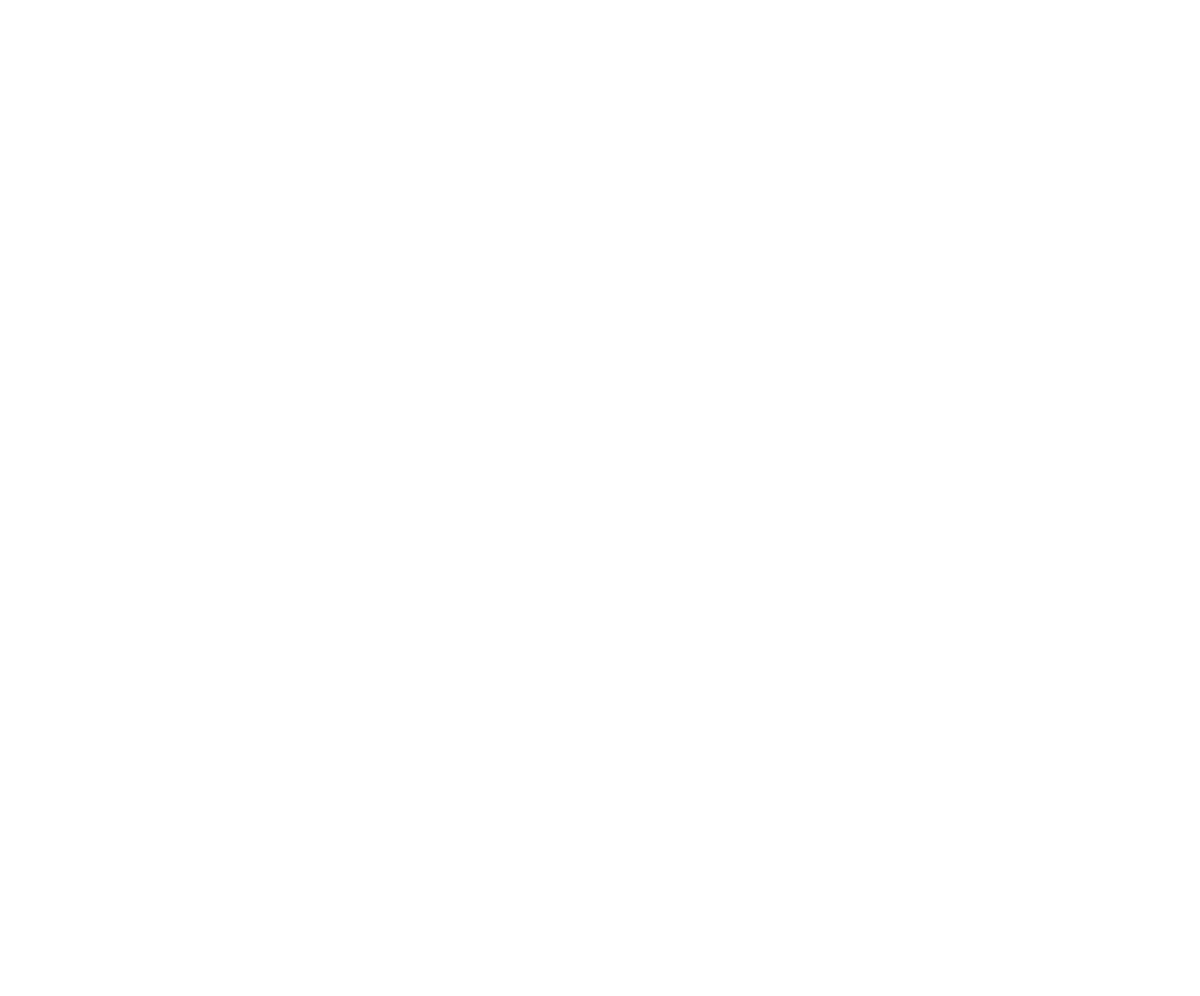
Frame 1 (no input)
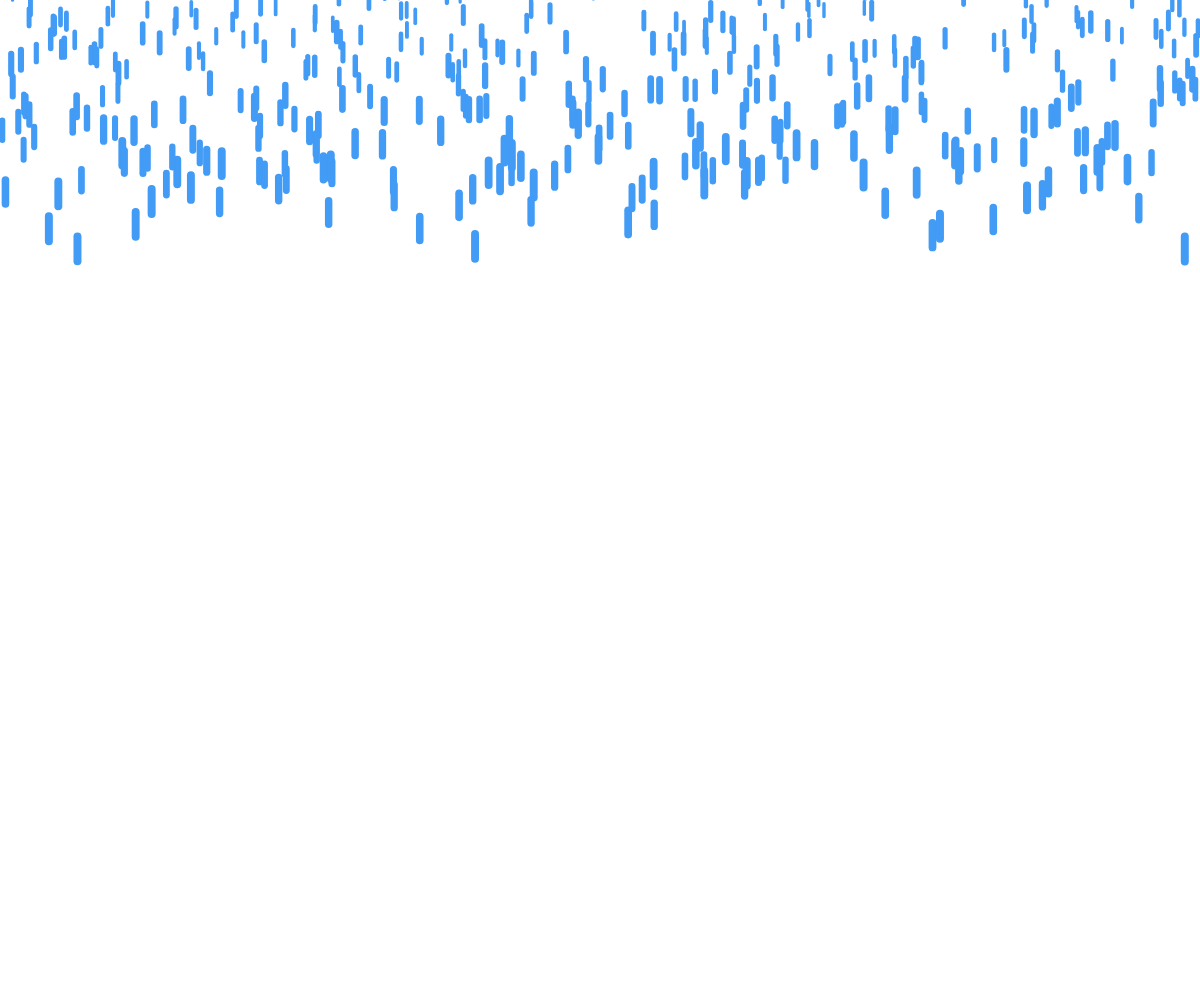
Frame 60 (no input)
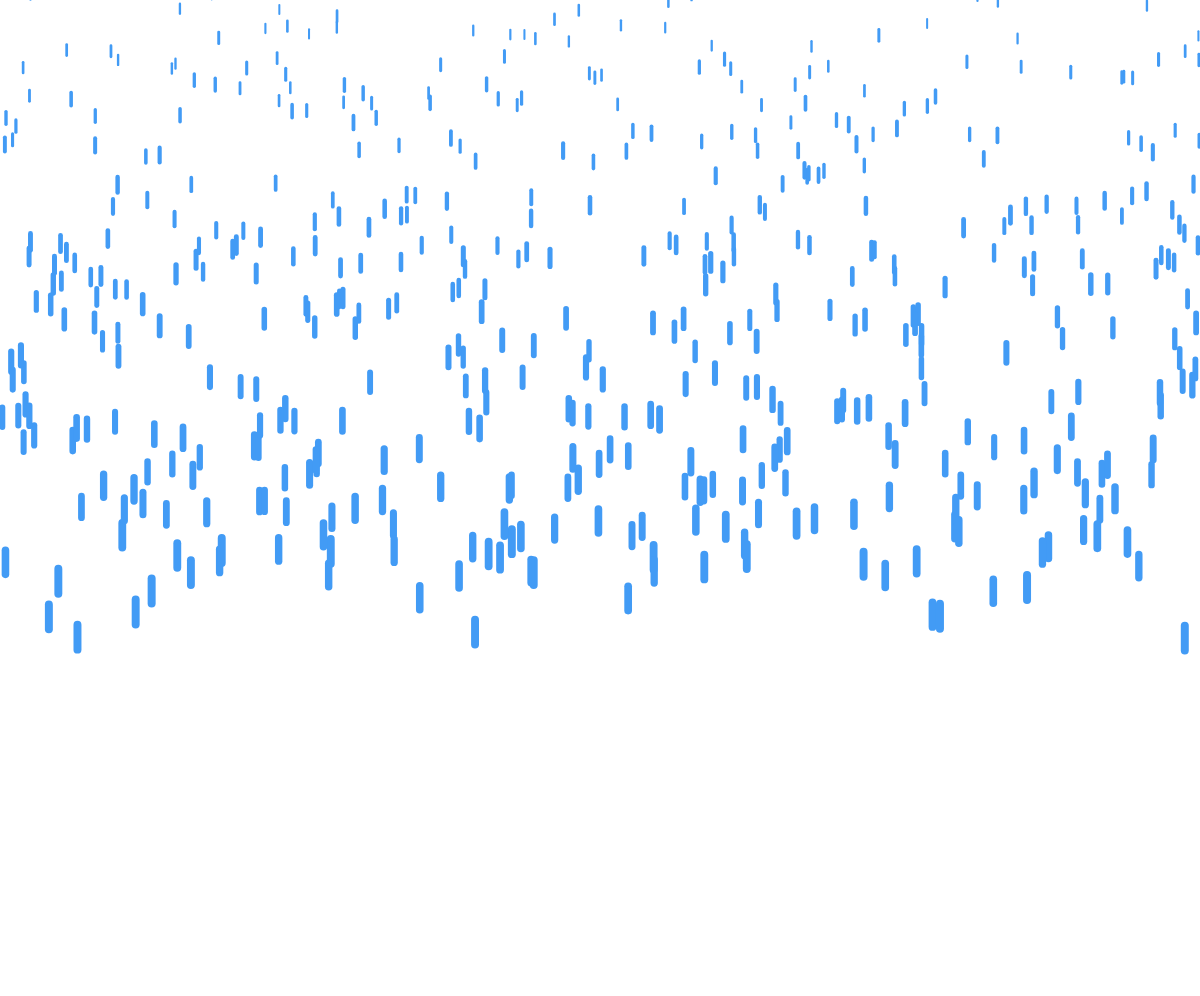
Frame 120 (the mouse pressed at the canvas centre since frame 60)

The p5.js sketch that drew these frames (run headless with seeded random() and noise() and a simulated clock; from frame 60 on, the mouse is pressed at the canvas centre):

// p5.js sketch
// ── sketch.js
var lines = new Array(500);

function setup() {
  createCanvas(windowWidth,windowHeight-4);
  background(255);
  for(let i=0;i<lines.length;i++){
    lines[i] = new Line();
  }
}


function draw() {
  background(255);
  stroke(66, 155, 245);
  for(let i=0;i<lines.length;i++){
    lines[i].calculate();
    lines[i].write();
  }
}

function windowResized(){
    resizeCanvas(windowWidth,windowHeight-4);
}

class Line{


  constructor(){
    this.restart();
  }



  restart(){
    this.x = random(windowWidth);
    this.y = random(-150,-250);
    this.z = random(1,16);
    this.thickness = map(this.z,1,16,2,8);
    this.leng = map(this.z,1,16,9,25);
    this.speed = map(this.z,1,16,1.5,6.5);
  }




  calculate(){
    if(this.y > windowHeight+this.leng){
      this.restart();
    }
    this.y += this.speed;
  }

  write(){
    strokeWeight(this.thickness);
    line(this.x,this.y,this.x,this.y+this.leng);
  }
}
